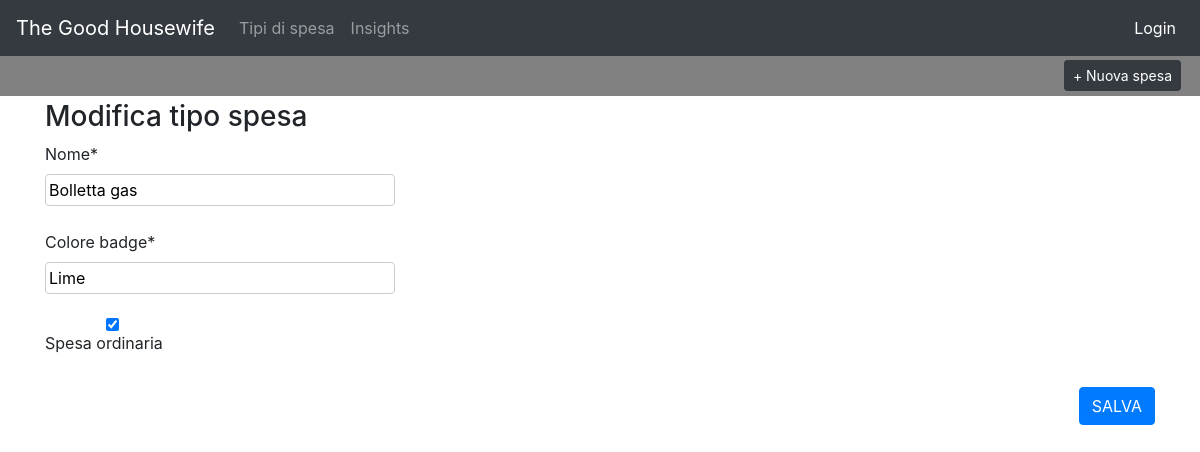
Page /spesa-type/4/edit on the committed database.
### core/models.py (models this page shows, shortened)
class TipoSpesa(models.Model):
    nome = models.CharField(max_length=100)
    colore_badge = models.CharField(max_length=30)
    spesa_ordinaria = models.BooleanField(default=False)

### core/views.py (the view)
# urls.py: path('spesa-type/<int:pk>/edit', views.TipoSpesaEditView.as_view(), name='tipo_spesa_edit'),
class TipoSpesaEditView(UpdateView):
    model = TipoSpesa
    template_name = 'tipo_spesa_form.html'
    form_class = TipoSpesaForm

### core/forms.py
class TipoSpesaForm(forms.ModelForm):
    class Meta:
        model = TipoSpesa
        fields = ('__all__')
    def __init__(self, *args, **kwargs):
        super(TipoSpesaForm, self).__init__(*args, **kwargs)
        self.helper = FormHelper()
        self.helper.form_id = "tipo_spesa_form";
        self.helper.include_media = False
        self.helper.layout = Layout(
            Div(
                Div('nome', css_class='col-sm-4 col-xs-12'),
                css_class='row mb-4'
            ),
            Div(
                Div('colore_badge', css_class='col-sm-4 col-xs-12'),
                css_class='row mb-4'
            ),
            Div(
                Div('spesa_ordinaria', css_class='col-sm-4 col-xs-12'),
                css_class='row mb-4'
            ),
            Div(
                Div(
                    Submit('submit', 'SALVA', css_class="pull-right"),
                    css_class="col-md-12"
                ),
                css_class='row'
            ),
        )

### templates/tipo_spesa_form.html
{% extends 'base.html' %}
{% load crispy_forms_tags %}
{% block content %}
<div class="container">
  <div class="row">
    <div class="col-12">
      {% if object %}
      <h3>Modifica tipo spesa</h3>
      {% else %}
      <h3>Nuovo tipo spesa</h3>
      {% endif %}
        {% crispy form %}
    </div>
  </div>
</div>
{% endblock content %}

### static/css/base.css (style rules this page uses)
.controls input, .controls textarea, .login-card input { width: 100%; border-radius: 4px; border: 1px solid #ccc; padding: 3px; }

### rows in the picture
TipoSpesa: nome "Bolletta gas", colore_badge "Lime", spesa_ordinaria "☑"
